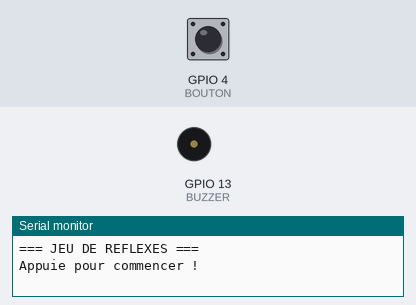
The sketch below on a simulated ESP32. Shown: buzzer (waves = sounding, pin HIGH), the last lines printed to the serial monitor. The test bench sets the inputs (shaded band); at power-on: GPIO 4 (BOUTON) LOW. Random numbers use the default seed unless the sketch sets one.

Above: at 1.2 s.
1.3 s: GPIO 4 (BOUTON) driven HIGH
At 3.95 s:
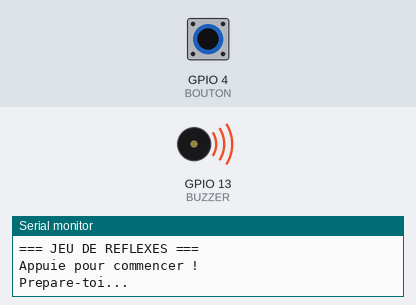
4.3 s: GPIO 4 (BOUTON) driven LOW
5.8 s: GPIO 4 (BOUTON) pulsed HIGH 5 times (0.12 s each, 0.3 s apart)
At 8.0 s:
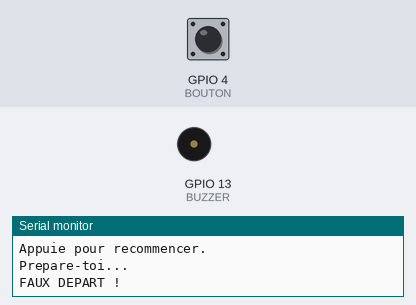
Timing chart, 0 to 9.5 s (numbered marks = the images above; inputs shaded):
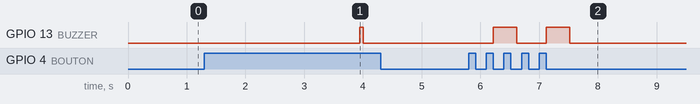

Measured:
- after the input at 1.3 s, GPIO 13 (BUZZER): LOW → HIGH after 2.6 s, → LOW 0.06 s later
- after the input at 5.8 s, GPIO 13 (BUZZER): alternates HIGH for 0.40 s and LOW for 0.50 s, 4 changes in all, then stays LOW, starting after 0.42 s

The sketch:

reaction_time_buzzer.ino
```cpp
/*
 * Freenove ESP32-WROVER
 * Chapitre 7 - Jeu de reflexes
 *
 * GPIO 13 : buzzer
 * GPIO 4  : bouton actif LOW
 */

const int BUZZER = 13;
const int BOUTON = 4;

unsigned long depart = 0;

void bip(int duree) {
  digitalWrite(BUZZER, HIGH);
  delay(duree);
  digitalWrite(BUZZER, LOW);
}

void attendreRelachement() {
  while (digitalRead(BOUTON) == LOW) {
    delay(10);
  }
  delay(30);
}

void setup() {
  Serial.begin(115200);

  pinMode(BUZZER, OUTPUT);
  pinMode(BOUTON, INPUT);
  digitalWrite(BUZZER, LOW);

  randomSeed(micros());

  Serial.println("=== JEU DE REFLEXES ===");
  Serial.println("Appuie pour commencer !");
}

void loop() {
  // Attendre que le joueur demarre
  if (digitalRead(BOUTON) == HIGH) {
    return;
  }

  attendreRelachement();

  Serial.println("Prepare-toi...");
  unsigned long attente = random(2000, 5001);
  unsigned long debutAttente = millis();

  // Detecter les faux departs
  while (millis() - debutAttente < attente) {
    if (digitalRead(BOUTON) == LOW) {
      Serial.println("FAUX DEPART !");
      bip(400);
      attendreRelachement();
      Serial.println("Appuie pour recommencer.");
      return;
    }
    delay(1);
  }

  // Signal de depart
  depart = millis();
  digitalWrite(BUZZER, HIGH);

  // Bip de 60 ms sans bloquer la lecture du bouton
  bool bipActif = true;

  while (true) {
    unsigned long maintenant = millis();

    if (digitalRead(BOUTON) == LOW) {
      unsigned long reaction = maintenant - depart;

      digitalWrite(BUZZER, LOW);

      Serial.print("Temps de reaction : ");
      Serial.print(reaction);
      Serial.println(" ms");

      if (reaction < 200) {
        Serial.println("Excellent !");
      } else if (reaction < 350) {
        Serial.println("Tres bon reflexe !");
      } else if (reaction < 500) {
        Serial.println("Bien joue !");
      } else {
        Serial.println("Tu peux faire mieux !");
      }

      attendreRelachement();
      Serial.println();
      Serial.println("Appuie pour rejouer.");
      return;
    }

    if (bipActif && maintenant - depart >= 60) {
      digitalWrite(BUZZER, LOW);
      bipActif = false;
    }

    // Fin de manche apres 5 secondes
    if (maintenant - depart >= 5000) {
      digitalWrite(BUZZER, LOW);
      Serial.println("Temps ecoule !");
      Serial.println("Appuie pour rejouer.");
      return;
    }

    delay(1);
  }
}
```
